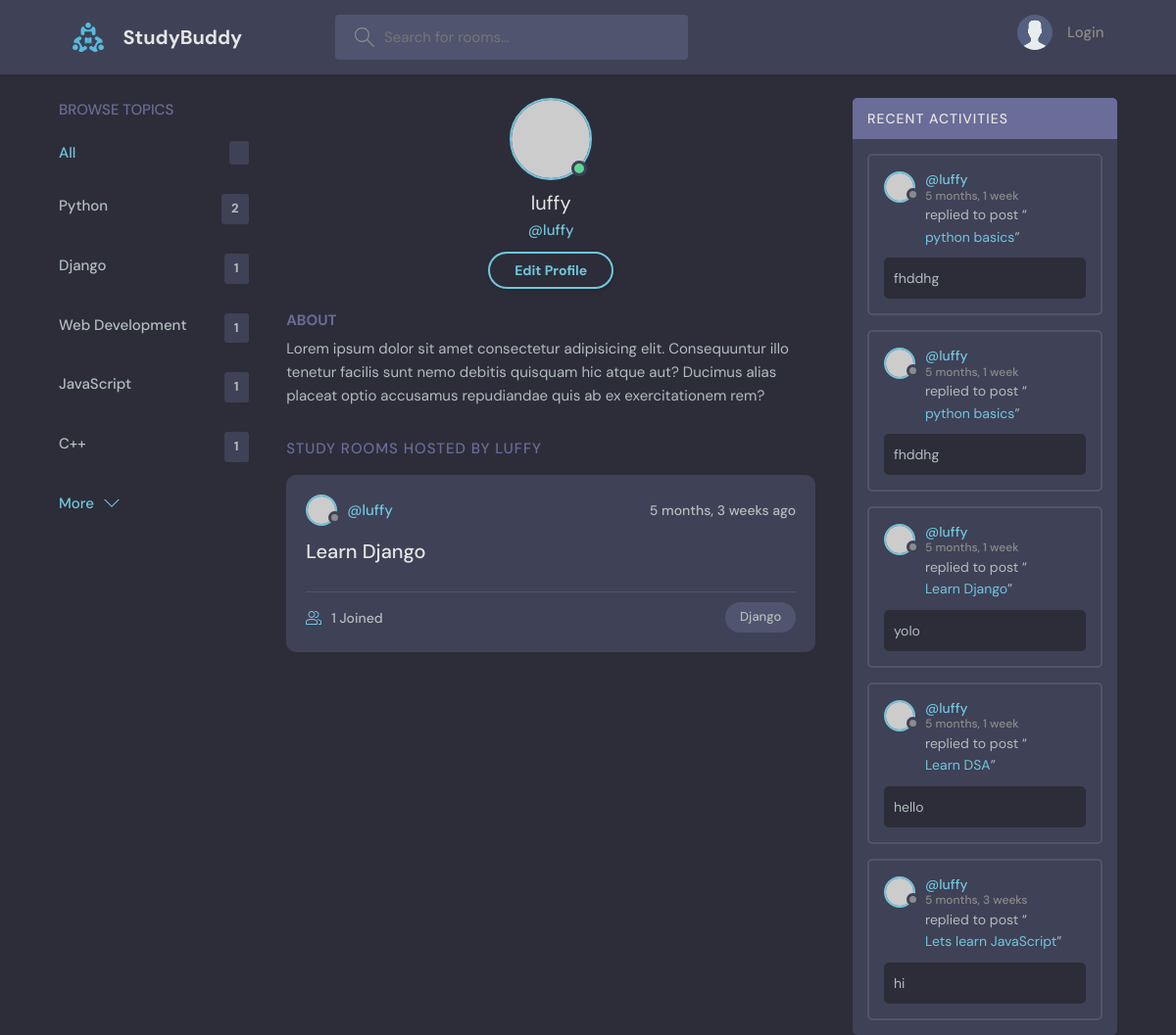
The app's page /profile/2/ with its own data.
### base/models.py (models this page shows, shortened)
class Topic(models.Model):
    name = models.CharField(max_length = 200)

class Room(models.Model):
    host = models.ForeignKey(User, on_delete=models.SET_NULL, null=True)
    topic = models.ForeignKey(Topic, on_delete=models.SET_NULL, null=True)
    name = models.CharField(max_length=200)
    description = models.TextField(null=True, blank=True)
    participants = models.ManyToManyField(User, related_name='participants', blank=True)
    updated = models.DateTimeField(auto_now=True)
    created = models.DateTimeField(auto_now_add=True)
    class Meta:
        ordering = ['-updated', '-created']
    def __str__(self):
        return self.name

class Message(models.Model):
    user = models.ForeignKey(User, on_delete=models.CASCADE)
    room = models.ForeignKey(Room, on_delete=models.CASCADE)
    body = models.TextField()
    updated = models.DateTimeField(auto_now=True)
    created = models.DateTimeField(auto_now_add=True)
    class Meta:
        ordering = ['-updated', '-created']
    def __str__(self):
        return self.body[0:50]

### base/views.py (the view)
# urls.py: path('profile/<str:pk>/', views.userProfile , name="user-profile"),
def userProfile(request,pk):
    user = User.objects.get(id=pk)
    rooms = user.room_set.all()
    room_messages = user.message_set.all()
    topics = Topic.objects.all()
    context={'user': user, 'rooms':rooms, 'room_messages':room_messages,'topics':topics}
    return render(request, 'base/profile.html',context)

### base/templates/base/profile.html
{% extends 'main.html' %}
{% block content %}
  <main class="profile-page layout layout--3">
    <div class="container">
      {% include 'base/topics_component.html' %}
      <div class="roomList">
        <div class="profile">
          <div class="profile__avatar">
            <div class="avatar avatar--large active">
              <img src="https://randomuser.me/api/portraits/men/11.jpg" />
            </div>
          </div>
          <div class="profile__info">
            <h3>{{user.username}}</h3>
            <p>@{{user.username}}</p>
            <a href="edit-user.html" class="btn btn--main btn--pill">Edit Profile</a>
          </div>
          <div class="profile__about">
            <h3>About</h3>
            <p>
              Lorem ipsum dolor sit amet consectetur adipisicing elit. Consequuntur illo tenetur
              facilis sunt nemo debitis quisquam hic atque aut? Ducimus alias placeat optio
              accusamus repudiandae quis ab ex exercitationem rem?
            </p>
          </div>
        </div>
        <div class="roomList__header">
          <div>
            <h2>Study Rooms Hosted by {{user.username}}</a>
            </h2>
          </div>
        </div>
        {% include 'base/feed_component.html' %}
      </div>
      {% include 'base/activity_component.html' %}
    </div>
  </main>
{% endblock %}

### base/templates/base/topics_component.html
<div class="topics">
	<div class="topics__header">
		<h2>Browse Topics</h2>
	</div>
	<ul class="topics__list">
		<li>
			<a href="{% url 'home' %}" class="active"
				>All <span>{{room_count}}</span></a
			>
		</li>
		{% for topic in topics %}
		<li>
			<a href="{% url 'home' %}?q={{topic.name}}"
				>{{topic.name}}<span>{{topic.room_set.all.count}}</span></a
			>
		</li>
		{% endfor %}
	</ul>
	<a class="btn btn--link" href="topics.html">
		More
		<svg
			version="1.1"
			xmlns="http://www.w3.org/2000/svg"
			width="32"
			height="32"
			viewBox="0 0 32 32">
			<title>chevron-down</title>
			<path d="M16 21l-13-13h-3l16 16 16-16h-3l-13 13z"></path>
		</svg>
	</a>
</div>

### base/templates/base/feed_component.html (shortened to what this page needs)
{% for room in rooms %}
<div class="roomListRoom">
	<div class="roomListRoom__header">
		<a
			href="{% url 'user-profile' room.host.id %}"
			class="roomListRoom__author">
			<div class="avatar avatar--small">
				<img src="https://randomuser.me/api/portraits/women/11.jpg" />
			</div>
			<span>@{{room.host.username}}</span>
		</a>
		<div class="roomListRoom__actions">
			<span>{{room.created|timesince}} ago</span>
		</div>
	</div>
	<div class="roomListRoom__content">
		<a href="{% url 'room' room.id %}">{{room.name}}</a>
	</div>
	<div class="roomListRoom__meta">
		<a href="{% url 'room' room.id %}" class="roomListRoom__joined">
			{{room.participants.all.count}} Joined
		</a>
		<p class="roomListRoom__topic">{{room.topic.name}}</p>
	</div>
</div>
{% endfor %}

### base/templates/base/activity_component.html (shortened to what this page needs)
<div class="activities">
    <div class="activities__header">
        <h2>Recent Activities</h2>
    </div>
    {% for message in room_messages %}
    <div class="activities__box">
        <div class="activities__boxHeader roomListRoom__header">
            <a href="{% url 'user-profile' message.user.id %}" class="roomListRoom__author">
                <div class="avatar avatar--small">
                    <img src="https://randomuser.me/api/portraits/women/11.jpg" />
                </div>
                <p>
                    @{{message.user}}
                    <span>{{message.created|timesince}}</</span>
                </p>
            </a>
        </div>
        <div class="activities__boxContent">
            <p>
                replied to post “<a href="{% url 'room' message.room.id %}">{{message.room}}</a
                >”
            </p>
            <div class="activities__boxRoomContent">
                {{message}}
            </div>
        </div>
    </div>
    {% endfor %}
</div>

### records on screen
Topic: name "Python", room_set.all.count "2"
Topic: name "Django", room_set.all.count "1"
Topic: name "Web Development", room_set.all.count "1"
Topic: name "JavaScript", room_set.all.count "1"
Topic: name "C++", room_set.all.count "1"
Room: host.username "luffy", created "5 months, 3 weeks", name "Learn Django", participants.all.count "1", topic.name "Django"
Message: user "luffy", created "5 months, 1 week", room "python basics", body "fhddhg"
Message: user "luffy", created "5 months, 1 week", room "python basics", body "fhddhg"
Message: user "luffy", created "5 months, 1 week", room "Learn Django", body "yolo"
Message: user "luffy", created "5 months, 1 week", room "Learn DSA", body "hello"
Message: user "luffy", created "5 months, 3 weeks", room "Lets learn JavaScript", body "hi"

### other values on screen
{{ user.username }} "luffy"
{{ user.username }} "LUFFY"
